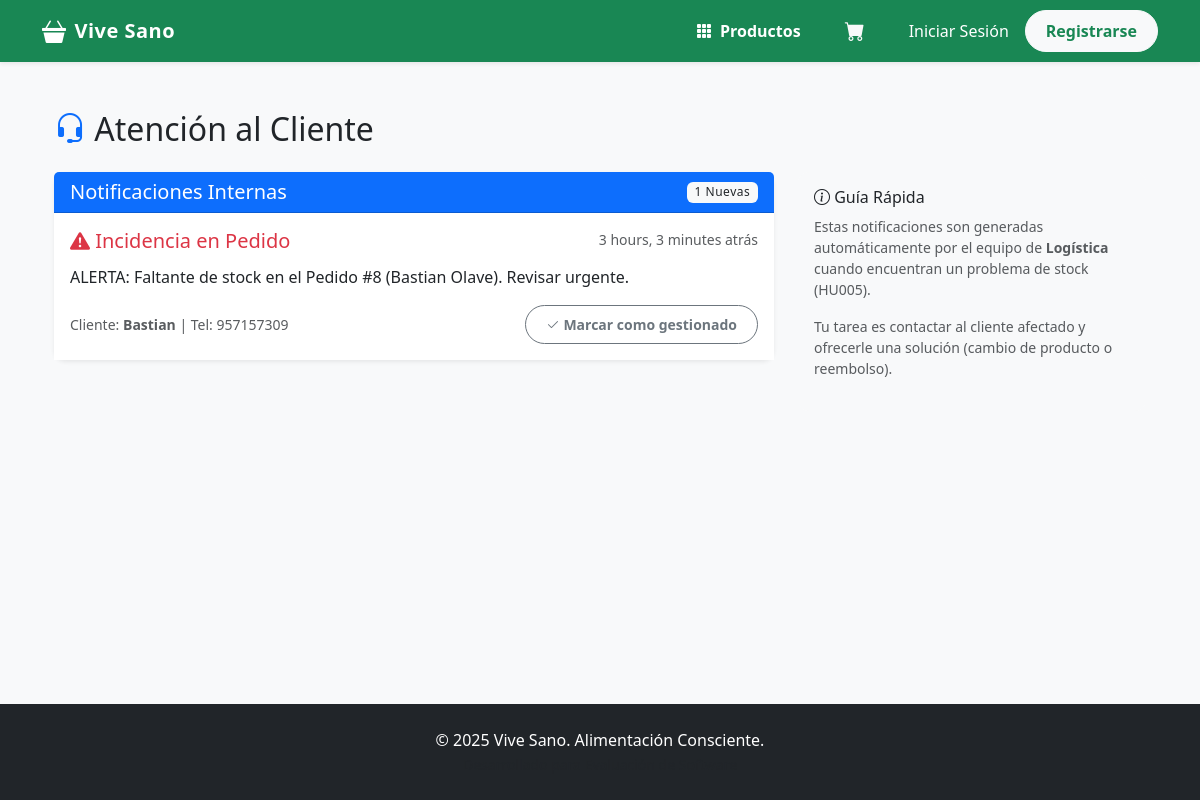
/gestion/atencion/, run on the app's committed database.
### gestion/models.py (models this page shows, shortened)
class Notificacion(models.Model):
    destinatario_grupo = models.ForeignKey(Group, on_delete=models.CASCADE)
    mensaje = models.TextField()
    fecha = models.DateTimeField(auto_now_add=True)
    leido = models.BooleanField(default=False)
    pedido = models.ForeignKey(Pedido, on_delete=models.SET_NULL, null=True, blank=True)

class Pedido(models.Model):
    ESTADO_CHOICES = [
        ('Pendiente', 'Pendiente'),
        ('En Preparacion', 'En Preparación'),
        ('En Espera Faltante', 'En espera por faltante'), # [cite: 339]
        ('Despachado', 'Despachado'),
        ('Entregado', 'Entregado'),
        ('Cancelado', 'Cancelado'),
    ]
    cliente = models.ForeignKey(Cliente, on_delete=models.SET_NULL, null=True, blank=True)
    fecha = models.DateTimeField(auto_now_add=True)
    total = models.DecimalField(max_digits=10, decimal_places=2, default=0.00)
    estado = models.CharField(max_length=20, choices=ESTADO_CHOICES, default='Pendiente')

class Cliente(models.Model):
    user = models.OneToOneField(User, on_delete=models.CASCADE, null=True, blank=True)
    nombre = models.CharField(max_length=100)
    apellido = models.CharField(max_length=100)
    email = models.EmailField(unique=True)
    telefono = models.CharField(max_length=15, blank=True)
    direccion = models.CharField(max_length=255, blank=True)

### gestion/views.py (the view)
# urls.py: path('atencion/', views.dashboard_atencion, name='dashboard_atencion'),
def dashboard_atencion(request):
    try:
        grupo_atencion = Group.objects.get(name='Atencion al cliente')
        notificaciones = Notificacion.objects.filter(destinatario_grupo=grupo_atencion, leido=False).order_by('-fecha')
    except Group.DoesNotExist:
        notificaciones = []
    return render(request, 'gestion/dashboard_atencion.html', {'notificaciones': notificaciones})

### gestion/templates/gestion/dashboard_atencion.html (shortened to what this page needs)
{% extends 'base.html' %}
{% block content %}
<div class="container">
    <h2 class="mb-4"><i class="bi bi-headset text-primary"></i> Atención al Cliente</h2>
    <div class="row">
        <div class="col-md-8">
            <div class="card shadow-sm">
                <div class="card-header bg-primary text-white d-flex justify-content-between align-items-center">
                    <h5 class="mb-0">Notificaciones Internas</h5>
                    <span class="badge bg-light text-dark">{{ notificaciones|length }} Nuevas</span>
                </div>
                <div class="card-body p-0">
                    <div class="list-group list-group-flush">
                        {% for notif in notificaciones %}
                        <div class="list-group-item list-group-item-action flex-column align-items-start p-3">
                            <div class="d-flex w-100 justify-content-between">
                                <h5 class="mb-1 text-danger">
                                    <i class="bi bi-exclamation-triangle-fill"></i> Incidencia en Pedido
                                </h5>
                                <small class="text-muted">{{ notif.fecha|timesince }} atrás</small>
                            </div>
                            <p class="mb-2 mt-2">{{ notif.mensaje }}</p>
                            <div class="d-flex justify-content-between align-items-center mt-3">
                                {% if notif.pedido %}
                                <span class="text-muted small">
                                    Cliente: <strong>{{ notif.pedido.cliente.nombre }}</strong> | Tel: {{ notif.pedido.cliente.telefono }}
                                </span>
                                {% endif %}
                                <a href="{% url 'marcar_leido' notif.id %}" class="btn btn-sm btn-outline-secondary">
                                    <i class="bi bi-check2"></i> Marcar como gestionado
                                </a>
                            </div>
                        </div>
                        {% empty %}
                        <div class="text-center py-5">
                            <i class="bi bi-emoji-smile fs-1 text-muted"></i>
                            <p class="mt-3 text-muted">No hay notificaciones pendientes. ¡Todo tranquilo!</p>
                        </div>
                        {% endfor %}
                    </div>
                </div>
            </div>
        </div>
        <div class="col-md-4">
            <div class="card bg-light">
                <div class="card-body">
                    <h6><i class="bi bi-info-circle"></i> Guía Rápida</h6>
                    <p class="small text-muted">
                        Estas notificaciones son generadas automáticamente por el equipo de <strong>Logística</strong> cuando encuentran un problema de stock (HU005).
                    </p>
                    <p class="small text-muted">
                        Tu tarea es contactar al cliente afectado y ofrecerle una solución (cambio de producto o reembolso).
                    </p>
                </div>
            </div>
        </div>
    </div>
</div>
{% endblock %}

### static/css/styles.css (style rules this page uses)
body { background-color: #f8f9fa; font-family: 'Segoe UI', Tahoma, Geneva, Verdana, sans-serif; }
.card { border: none; border-radius: 12px; transition: transform 0.2s ease, box-shadow 0.2s ease; }
.btn { border-radius: 50px; padding: 8px 20px; font-weight: 600; }
.badge { font-weight: 500; letter-spacing: 0.5px; }

### data on the page
Notificacion: fecha "3 hours, 3 minutes", mensaje "ALERTA: Faltante de stock en el Pedido #8 (Bastian Olave). Revisar urgente.", pedido.cliente.nombre "Bastian", pedido.cliente.telefono "957157309"

### other printed values
{{ notificaciones|length }} "1"
